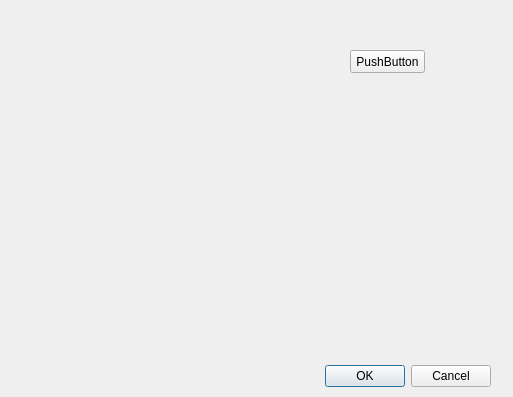
<?xml version="1.0" encoding="UTF-8"?>
<ui version="4.0">
 <class>ValueLoaderDialogBase</class>
 <widget class="QDialog" name="ValueLoaderDialogBase">
  <property name="geometry">
   <rect>
    <x>0</x>
    <y>0</y>
    <width>513</width>
    <height>397</height>
   </rect>
  </property>
  <property name="windowTitle">
   <string>ValueLoader</string>
  </property>
  <widget class="QDialogButtonBox" name="button_box">
   <property name="geometry">
    <rect>
     <x>150</x>
     <y>360</y>
     <width>341</width>
     <height>32</height>
    </rect>
   </property>
   <property name="orientation">
    <enum>Qt::Horizontal</enum>
   </property>
   <property name="standardButtons">
    <set>QDialogButtonBox::Cancel|QDialogButtonBox::Ok</set>
   </property>
  </widget>
  <widget class="QPushButton" name="pushButton">
   <property name="geometry">
    <rect>
     <x>350</x>
     <y>50</y>
     <width>75</width>
     <height>23</height>
    </rect>
   </property>
   <property name="text">
    <string>PushButton</string>
   </property>
  </widget>
 </widget>
 <resources/>
 <connections>
  <connection>
   <sender>button_box</sender>
   <signal>accepted()</signal>
   <receiver>ValueLoaderDialogBase</receiver>
   <slot>accept()</slot>
   <hints>
    <hint type="sourcelabel">
     <x>20</x>
     <y>20</y>
    </hint>
    <hint type="destinationlabel">
     <x>20</x>
     <y>20</y>
    </hint>
   </hints>
  </connection>
  <connection>
   <sender>button_box</sender>
   <signal>rejected()</signal>
   <receiver>ValueLoaderDialogBase</receiver>
   <slot>reject()</slot>
   <hints>
    <hint type="sourcelabel">
     <x>20</x>
     <y>20</y>
    </hint>
    <hint type="destinationlabel">
     <x>20</x>
     <y>20</y>
    </hint>
   </hints>
  </connection>
 </connections>
</ui>
